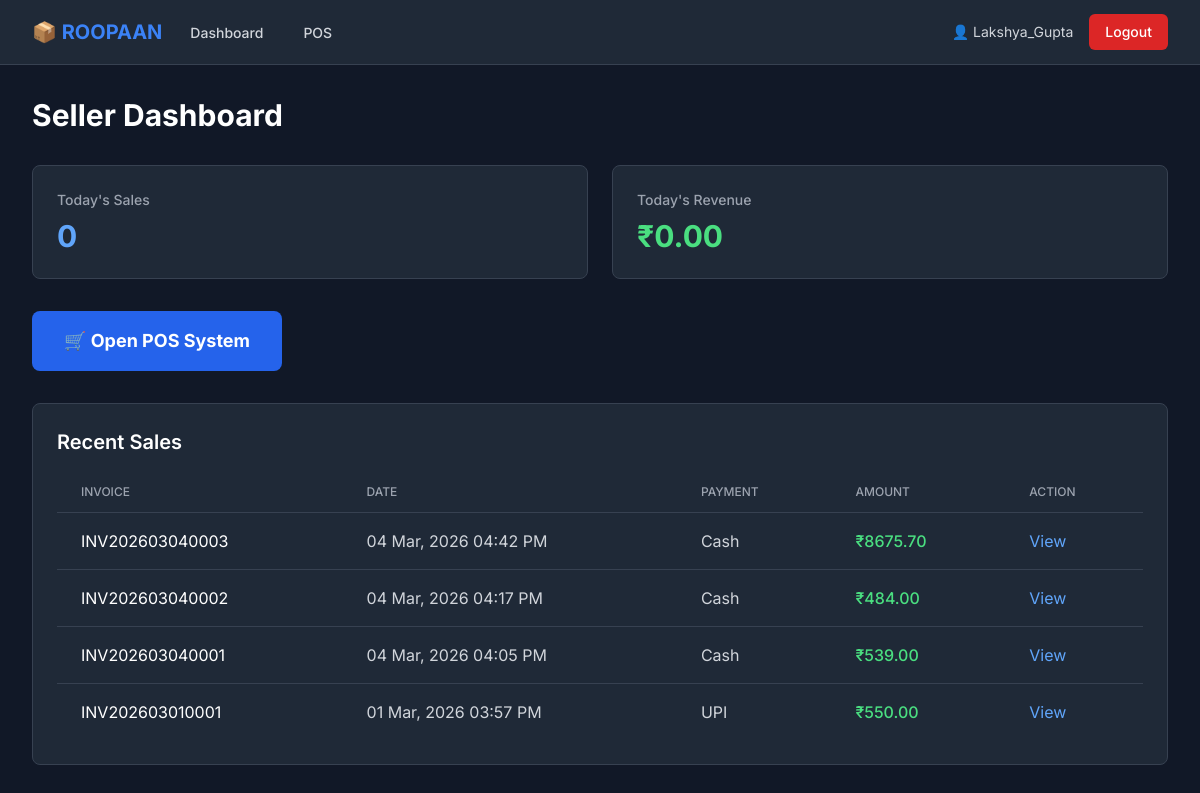
Page /seller/dashboard/ (signed in) on the committed database.
### inventory/models.py (models this page shows, shortened)
class User(AbstractUser):
    USER_TYPE_CHOICES = [
        ('inventory', 'Inventory Manager'),
        ('seller', 'Seller'),
    ]
    user_type = models.CharField(max_length=20, choices=USER_TYPE_CHOICES, default='inventory')
    phone = models.CharField(max_length=15, blank=True, null=True)

### seller/models.py (models this page shows, shortened)
class Sale(models.Model):
    PAYMENT_METHOD_CHOICES = [
        ('cash', 'Cash'),
        ('card', 'Card'),
        ('upi', 'UPI'),
    ]
    id = models.UUIDField(primary_key=True, default=uuid.uuid4, editable=False)
    invoice_number = models.CharField(max_length=50, unique=True)
    seller = models.ForeignKey(Seller, on_delete=models.PROTECT, related_name='sales')
    customer = models.ForeignKey('Customer', on_delete=models.SET_NULL, null=True, blank=True, related_name='purchases')
    customer_name = models.CharField(max_length=255, blank=True, null=True)
    customer_phone = models.CharField(max_length=15, blank=True, null=True)
    payment_method = models.CharField(max_length=20, choices=PAYMENT_METHOD_CHOICES)
    subtotal = models.DecimalField(
        max_digits=10,
        decimal_places=2,
        validators=[MinValueValidator(Decimal('0.00'))]
    )
    tax_amount = models.DecimalField(
        max_digits=10,
        decimal_places=2,
        default=Decimal('0.00'),
        validators=[MinValueValidator(Decimal('0.00'))]
    )
    discount_amount = models.DecimalField(
        max_digits=10,
        decimal_places=2,
        default=Decimal('0.00'),
        validators=[MinValueValidator(Decimal('0.00'))]
    )
    coupon = models.ForeignKey(Coupon, on_delete=models.SET_NULL, null=True, blank=True)
    loyalty_discount_applied = models.BooleanField(default=False)
    total_amount = models.DecimalField(
        max_digits=10,
        decimal_places=2,
        validators=[MinValueValidator(Decimal('0.00'))]
    )
    cgst_rate = models.DecimalField(max_digits=5, decimal_places=2)
    sgst_rate = models.DecimalField(max_digits=5, decimal_places=2)
    created_at = models.DateTimeField(auto_now_add=True)
    class Meta:
        ordering = ['-created_at']

### seller/views.py (the view)
# urls.py: path('dashboard/', views.seller_dashboard, name='dashboard'),
@login_required
@user_passes_test(is_seller)
def seller_dashboard(request):
    try:
        seller = request.user.seller_profile
    except Seller.DoesNotExist:
        from django.contrib.auth import logout
        logout(request)
        messages.error(request, 'You do not have a seller profile. Please contact the administrator.')
        return redirect('login')
    recent_sales = Sale.objects.filter(seller=seller)[:10]
    from django.db.models import Sum, Count
    today = timezone.now().date()
    today_sales = Sale.objects.filter(seller=seller, created_at__date=today)
    today_revenue = today_sales.aggregate(Sum('total_amount'))['total_amount__sum'] or 0
    today_count = today_sales.count()
    context = {
        'recent_sales': recent_sales,
        'today_revenue': today_revenue,
        'today_count': today_count,
    }
    return render(request, 'seller/dashboard.html', context)

### seller/views.py (called while the page is built)
def is_seller(user):
    return user.is_authenticated and user.user_type == 'seller'

### templates/seller/dashboard.html (shortened to what this page needs)
{% extends 'base.html' %}
{% block content %}
<div class="max-w-7xl mx-auto px-4 sm:px-6 lg:px-8 py-8">
    <h1 class="text-3xl font-bold text-white mb-8">Seller Dashboard</h1>
    <div class="grid grid-cols-1 md:grid-cols-2 gap-6 mb-8">
        <div class="bg-gray-800 rounded-lg p-6 border border-gray-700">
            <h3 class="text-gray-400 text-sm font-medium mb-2">Today's Sales</h3>
            <p class="text-3xl font-bold text-blue-400">{{ today_count }}</p>
        </div>
        <div class="bg-gray-800 rounded-lg p-6 border border-gray-700">
            <h3 class="text-gray-400 text-sm font-medium mb-2">Today's Revenue</h3>
            <p class="text-3xl font-bold text-green-400">₹{{ today_revenue|floatformat:2 }}</p>
        </div>
    </div>
    <div class="mb-8">
        <a href="{% url 'seller:pos' %}" class="inline-block bg-blue-600 hover:bg-blue-700 text-white font-bold py-4 px-8 rounded-lg text-lg">
            🛒 Open POS System
        </a>
    </div>
    <div class="bg-gray-800 rounded-lg p-6 border border-gray-700">
        <h2 class="text-xl font-semibold text-white mb-4">Recent Sales</h2>
        <div class="overflow-x-auto">
            <table class="min-w-full divide-y divide-gray-700">
                <thead>
                    <tr>
                        <th class="px-6 py-3 text-left text-xs font-medium text-gray-400 uppercase">Invoice</th>
                        <th class="px-6 py-3 text-left text-xs font-medium text-gray-400 uppercase">Date</th>
                        <th class="px-6 py-3 text-left text-xs font-medium text-gray-400 uppercase">Payment</th>
                        <th class="px-6 py-3 text-left text-xs font-medium text-gray-400 uppercase">Amount</th>
                        <th class="px-6 py-3 text-left text-xs font-medium text-gray-400 uppercase">Action</th>
                    </tr>
                </thead>
                <tbody class="divide-y divide-gray-700">
                    {% for sale in recent_sales %}
                    <tr>
                        <td class="px-6 py-4 text-white">{{ sale.invoice_number }}</td>
                        <td class="px-6 py-4 text-gray-300">{{ sale.created_at|date:"d M, Y h:i A" }}</td>
                        <td class="px-6 py-4 text-gray-300">{{ sale.get_payment_method_display }}</td>
                        <td class="px-6 py-4 text-green-400 font-medium">₹{{ sale.total_amount }}</td>
                        <td class="px-6 py-4">
                            <a href="{% url 'seller:view_invoice' sale.id %}" class="text-blue-400 hover:text-blue-300">View</a>
                        </td>
                    </tr>
                    {% empty %}
                    <tr>
                        <td colspan="5" class="px-6 py-8 text-center text-gray-400">No sales yet</td>
                    </tr>
                    {% endfor %}
                </tbody>
            </table>
        </div>
    </div>
</div>
{% endblock %}

### templates/base.html (shortened to what this page needs)
<!DOCTYPE html>
<html lang="en" class="dark">
<head>
    <script src="https://cdn.tailwindcss.com"></script>
</head>
<body class="bg-gray-900 text-gray-100">
    {% if user.is_authenticated %}
    <nav class="bg-gray-800 border-b border-gray-700">
        <div class="max-w-7xl mx-auto px-4 sm:px-6 lg:px-8">
            <div class="flex justify-between h-16">
                <div class="flex">
                    <div class="flex-shrink-0 flex items-center">
                        <h1 class="text-xl font-bold text-blue-500">📦 ROOPAAN</h1>
                    </div>
                    <div class="hidden sm:ml-6 sm:flex sm:space-x-8">
                        {% if user.user_type == 'inventory' %}
                        <a href="{% url 'inventory:dashboard' %}" class="border-transparent text-gray-300 hover:border-gray-300 hover:text-white inline-flex items-center px-1 pt-1 border-b-2 text-sm font-medium">
                            Dashboard
                        </a>
                        <a href="{% url 'inventory:product_list' %}" class="border-transparent text-gray-300 hover:border-gray-300 hover:text-white inline-flex items-center px-1 pt-1 border-b-2 text-sm font-medium">
                            Products
                        </a>
                        <a href="{% url 'inventory:seller_list' %}" class="border-transparent text-gray-300 hover:border-gray-300 hover:text-white inline-flex items-center px-1 pt-1 border-b-2 text-sm font-medium">
                            Sellers
                        </a>
                        <a href="{% url 'inventory:coupon_list' %}" class="border-transparent text-gray-300 hover:border-gray-300 hover:text-white inline-flex items-center px-1 pt-1 border-b-2 text-sm font-medium">
                            Coupons
                        </a>
                        <a href="{% url 'analytics:dashboard' %}" class="border-transparent text-gray-300 hover:border-gray-300 hover:text-white inline-flex items-center px-1 pt-1 border-b-2 text-sm font-medium">
                            Analytics
                        </a>
                        <a href="{% url 'inventory:tax_config' %}" class="border-transparent text-gray-300 hover:border-gray-300 hover:text-white inline-flex items-center px-1 pt-1 border-b-2 text-sm font-medium">
                            Tax Config
                        </a>
                        <a href="{% url 'inventory:loyalty_config' %}" class="border-transparent text-gray-300 hover:border-gray-300 hover:text-white inline-flex items-center px-1 pt-1 border-b-2 text-sm font-medium">
                            Loyalty
                        </a>
                        {% elif user.user_type == 'seller' %}
                        <a href="{% url 'seller:dashboard' %}" class="border-transparent text-gray-300 hover:border-gray-300 hover:text-white inline-flex items-center px-1 pt-1 border-b-2 text-sm font-medium">
                            Dashboard
                        </a>
                        <a href="{% url 'seller:pos' %}" class="border-transparent text-gray-300 hover:border-gray-300 hover:text-white inline-flex items-center px-1 pt-1 border-b-2 text-sm font-medium">
                            POS
                        </a>
                        {% endif %}
                    </div>
                </div>
                <div class="flex items-center">
                    <span class="text-gray-300 text-sm mr-4">👤 {{ user.username }}</span>
                    <a href="{% url 'logout' %}" class="bg-red-600 hover:bg-red-700 text-white px-4 py-2 rounded-md text-sm font-medium">
                        Logout
                    </a>
                </div>
            </div>
        </div>
    </nav>
    {% endif %}
    <main>
        {% block content %}
        {% endblock %}
    </main>
</body>
</html>

### templates/base.html (style rules this page uses)
body { font-family: 'Inter', sans-serif; }

### rows in the picture
User: username "Lakshya_Gupta"
Sale: invoice_number "INV202603040003", created_at "04 Mar, 2026 04:42 PM", payment_method "Cash", total_amount "8675.70"
Sale: invoice_number "INV202603040002", created_at "04 Mar, 2026 04:17 PM", payment_method "Cash", total_amount "484.00"
Sale: invoice_number "INV202603040001", created_at "04 Mar, 2026 04:05 PM", payment_method "Cash", total_amount "539.00"
Sale: invoice_number "INV202603010001", created_at "01 Mar, 2026 03:57 PM", payment_method "UPI", total_amount "550.00"

### other values in the picture
{{ today_count }} "0"
{{ today_revenue|floatformat:2 }} "0.00"
